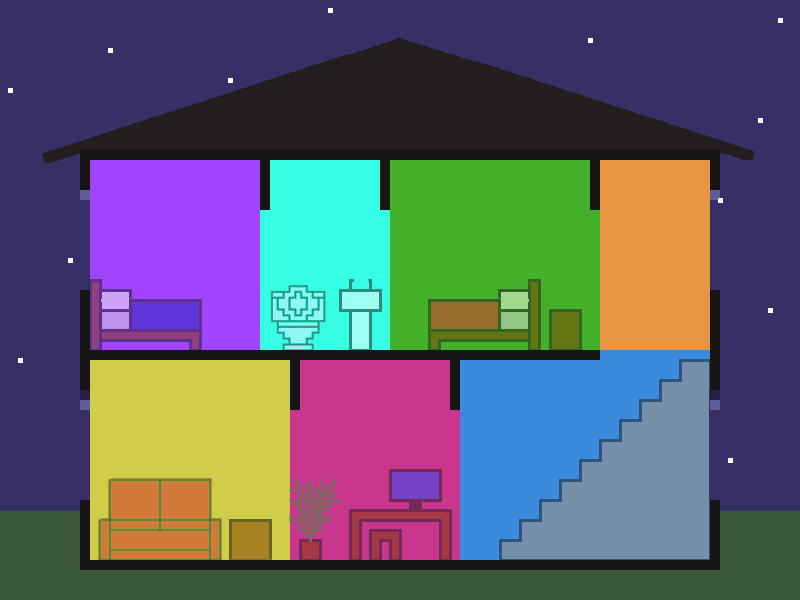

A level layout from a 2D game, rendered from its tile map. Below: a short description, then the map file with tile-grid data replaced by summaries:
An orthogonal 80x60 tile map with 10x10 px tiles, 6 tile layers (background, walls, lights, hazards, ...), 2 tilesets and 7 objects (7x room).

<map version="1.5" tiledversion="1.7.2" orientation="orthogonal" renderorder="right-down" width="80" height="60" tilewidth="10" tileheight="10" infinite="0" nextlayerid="8" nextobjectid="11">
 <editorsettings>
  <export target="10x10tiles.json" format="json" />
 </editorsettings>
 <tileset firstgid="1" name="background" tilewidth="800" tileheight="600" tilecount="1" columns="1">
  <image source="../img/house.png" width="800" height="600" />
 </tileset>
 <tileset firstgid="2" name="10x10tileset" tilewidth="10" tileheight="10" tilecount="5" columns="5">
  <image source="10x10tiles.png" width="50" height="10" />
 </tileset>
 <layer id="1" name="background" width="80" height="60">
  <data>[4800 cells, 1 non-empty, 1 distinct tile ids]</data>
 </layer>
 <layer id="2" name="walls" width="80" height="60">
  <data>[4800 cells, 244 non-empty, 1 distinct tile ids]</data>
 </layer>
 <layer id="3" name="lights" width="80" height="60">
  <data>[4800 cells, 0 non-empty, 0 distinct tile ids]</data>
 </layer>
 <layer id="4" name="hazards" width="80" height="60">
  <data>[4800 cells, 0 non-empty, 0 distinct tile ids]</data>
 </layer>
 <layer id="5" name="windows" width="80" height="60">
  <data>[4800 cells, 4 non-empty, 1 distinct tile ids]</data>
 </layer>
 <objectgroup id="6" name="RoomObjects">
  <object id="1" name="room1" type="room" x="90" y="160" width="170" height="190">
   <properties>
    <property name="intensity" type="float" value="0.07" />
    <property name="radius" type="int" value="200" />
   </properties>
  </object>
  <object id="2" name="room2" type="room" x="260" y="160" width="130" height="190">
   <properties>
    <property name="intensity" type="float" value="0.06" />
    <property name="radius" type="int" value="100" />
   </properties>
  </object>
  <object id="3" name="room3" type="room" x="390" y="160" width="210" height="190">
   <properties>
    <property name="intensity" type="float" value="0.07" />
    <property name="radius" type="int" value="200" />
   </properties>
  </object>
  <object id="4" name="room4" type="room" x="600" y="160" width="110" height="200">
   <properties>
    <property name="intensity" type="float" value="0.06" />
    <property name="radius" type="int" value="50" />
   </properties>
  </object>
  <object id="5" name="room5" type="room" x="90" y="360" width="200" height="200">
   <properties>
    <property name="intensity" type="float" value="0.06" />
    <property name="radius" type="int" value="100" />
   </properties>
  </object>
  <object id="6" name="room6" type="room" x="290" y="360" width="170" height="200">
   <properties>
    <property name="intensity" type="float" value="0.06" />
    <property name="radius" type="int" value="100" />
   </properties>
  </object>
  <object id="7" name="room7" type="room" x="460" y="360" width="250" height="200">
   <properties>
    <property name="intensity" type="float" value="0.08" />
    <property name="radius" type="int" value="100" />
   </properties>
  </object>
 </objectgroup>
 <layer id="7" name="inactiveLights" width="80" height="60">
  <data>[4800 cells, 0 non-empty, 0 distinct tile ids]</data>
 </layer>
</map>